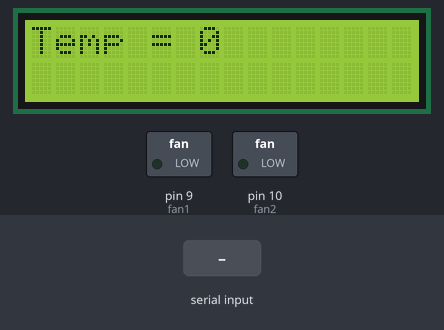
This sketch was run on a simulated Arduino Uno, built with avr-gcc and run on an emulated ATmega328P. Shown: 16×2 character LCD, switched loads named in the sketch (green lamp = pin HIGH). The inputs (shaded band) are chosen by the test bench. What the sketch prints to the serial monitor is not drawn.

Above: at 1.6 s.
1.7 s: "1\n" received over the second serial link
At 3.5 s:
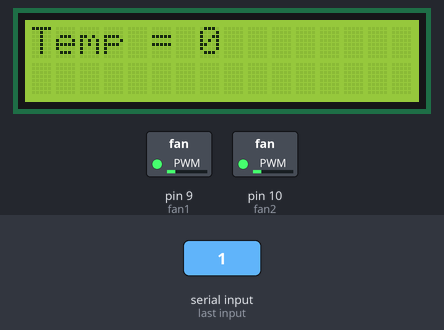
4.7 s: "2\n" received over the second serial link
At 6.3 s:
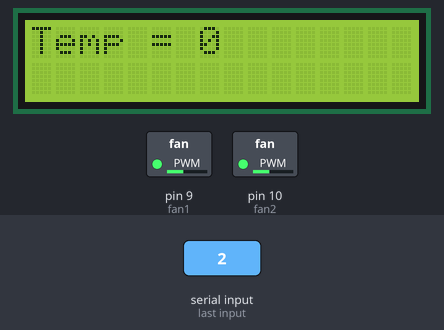
7.7 s: "3\n" received over the second serial link
At 9.5 s:
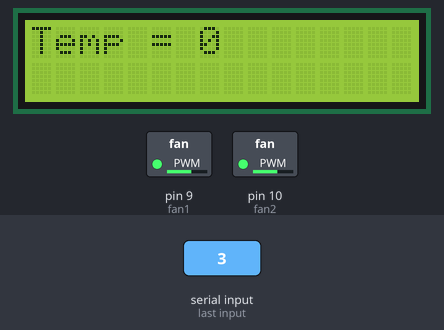
10.7 s: "4\n" received over the second serial link
At 12.0 s:
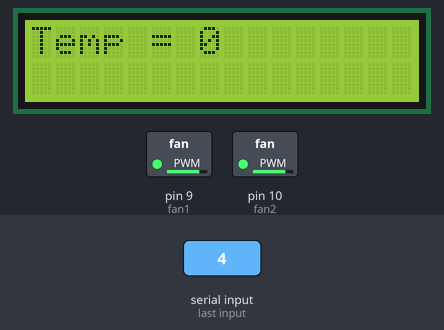
13.7 s: "1,90\n" received over the second serial link
At 16.4 s:
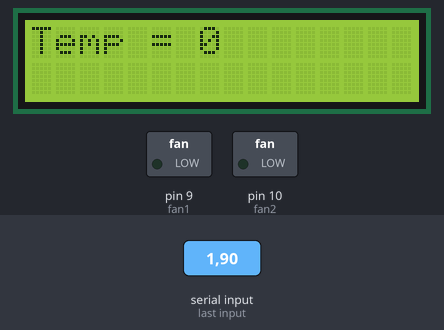
16.7 s: "1,90,45\n" received over the second serial link
At 18.5 s:
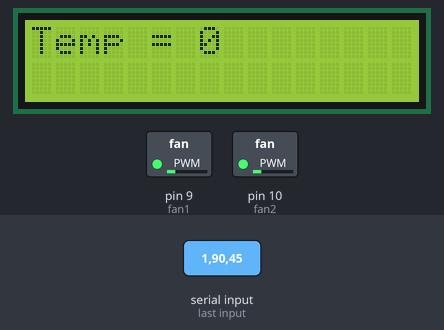
Timing chart, 0 to 20.2 s (numbered marks = the images above; inputs shaded):
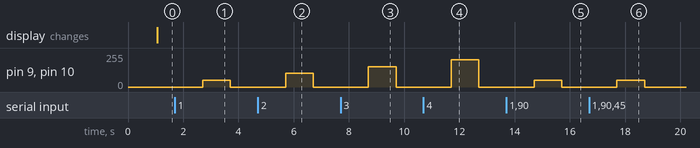

Measured:
- after the input at 1.7 s, pin 9 (fan1), pin 10 (fan2): 0/255 → 51/255 after 1.0 s, → 0/255 1.0 s later
- after the input at 4.7 s, pin 9 (fan1), pin 10 (fan2): 0/255 → 102/255 after 1.0 s, → 0/255 1.0 s later
- after the input at 7.7 s, pin 9 (fan1), pin 10 (fan2): 0/255 → 153/255 after 1.0 s, → 0/255 1.0 s later
- after the input at 10.7 s, pin 9 (fan1), pin 10 (fan2): 0/255 → 204/255 after 1.0 s, → 0/255 1.0 s later
- after the input at 13.7 s, pin 9 (fan1), pin 10 (fan2): 0/255 → 51/255 after 1.0 s, → 0/255 1.0 s later
- after the input at 16.7 s, pin 9 (fan1), pin 10 (fan2): 0/255 → 51/255 after 1.0 s, → 0/255 1.0 s later

The sketch:

Slave.ino
```cpp
const int fan1 = 9;
const int fan2 = 10;

#include <LiquidCrystal.h>
#include <SoftwareSerial.h>
SoftwareSerial mySerial(6, 7);
int controlPwm = 0;
int temperatureValue = 0;
int humidityValue = 0;
const int rs = 12, en = 11, d4 = 5, d5 = 4, d6 = 3, d7 = 2;
LiquidCrystal lcd(rs, en, d4, d5, d6, d7);

void setup() {

  lcd.begin(16, 2);
  TCCR1A = 0; // undo the configuration done by...
  TCCR1B = 0; // ...the Arduino core library
  TCNT1 = 0; // reset timer
  TCCR1A = _BV(COM1A1) | _BV(COM1B1) | _BV(WGM11); //Undo default timers
  TCCR1B = _BV(WGM13) | _BV(CS10); //for pins 9 & 10
  ICR1 = 320;
  pinMode(fan1, OUTPUT);
  pinMode(fan2, OUTPUT);
  OCR1A = 0; //set pwm to 0 out of 320 on pin 9
  OCR1B = 0; //set pwm to 0 out of 320 on pin 10
  mySerial.begin(9600);
  Serial.begin(9600);

}

void loop() {
  if (mySerial.available() < 0)
    return;
  String R = mySerial.readString();
  controlPwm = splitString(R, ':', 0).toInt();
  temperatureValue = splitString(R, ':', 1).toInt();
  humidityValue = splitString(R, ':', 2).toInt();
  Serial.print(controlPwm);
  Serial.print(":");
  Serial.print(temperatureValue);
  Serial.print(":");
  lcd.clear();
  lcd.setCursor(0, 0);
  lcd.print("Temp = ");
  lcd.print(temperatureValue);
  Serial.println(humidityValue);
  controlFan(controlPwm);
}


void controlFan(int controlPwm) {
  switch (controlPwm) {
    case 0:
      OCR1A = 0;
      OCR1B = 0;
      break;
    case 1:
      OCR1A = 64;
      OCR1B = 64;
      break;
    case 2:
      OCR1A = 128;
      OCR1B = 128;
      break;
    case 3:
      OCR1A = 192;
      OCR1B = 192;
      break;
    case 4:
      OCR1A = 256;
      OCR1B = 256;
      break;
    case 5:
      OCR1A = 320;
      OCR1B = 320;
      break;
    default:
      OCR1A = 0;
      break;
  }
}


String splitString(String data, char separator, int index)
{
  int found = 0;
  int strIndex[] = {0, -1};
  int maxIndex = data.length() - 1;

  for (int i = 0; i <= maxIndex && found <= index; i++)
  {
    if (data.charAt(i) == separator || i == maxIndex)
    {
      found++;
      strIndex[0] = strIndex[1] + 1;
      strIndex[1] = (i == maxIndex) ? i + 1 : i;
    }
  }
  return found > index ? data.substring(strIndex[0], strIndex[1]) : "";
}
```
